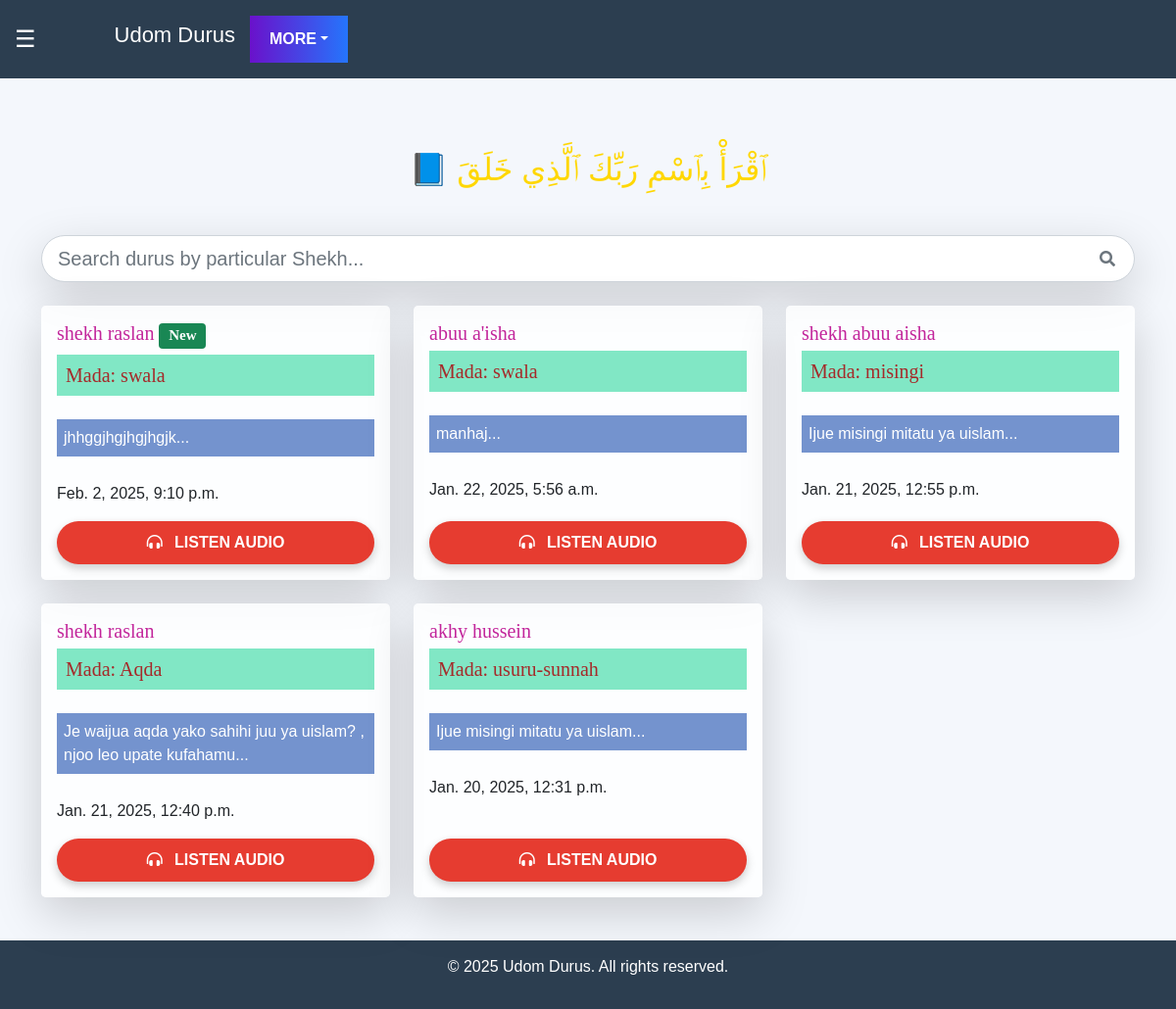
The page / on the database its author committed.
### durus/models.py (models this page shows, shortened)
class Lesson(models.Model):
    Shekh = models.CharField(max_length=200)
    Topic = models.CharField(max_length=200, default='')
    Description = models.CharField(max_length=300, default='')
    date_created = models.DateTimeField(auto_now_add=True)
    audio = models.FileField(upload_to='audio_files/', null=True, blank=True)
    Book = models.FileField(upload_to='downloadable_files/', null=True, blank=True)

### durus/views.py (the view)
# urls.py: path('',views.home, name='home'),
def home(request):
    lessons = Lesson.objects.all().order_by('-date_created')
    for lesson in lessons:
        if lesson == lessons[0]:
            lesson.is_new = True  # Add a custom attribute to indicate 'New'
        else:
            lesson.is_new = False
    return render(request, 'durus/home.html', {'lessons': lessons})

### durus/templates/durus/home.html (shortened to what this page needs)
{% extends 'durus/base.html' %}
{% block content %}
{% load static %}
<link href="https://cdnjs.cloudflare.com/ajax/libs/font-awesome/5.15.4/css/all.min.css" rel="stylesheet">
<video class="video-background" autoplay loop muted>
    <source src="{% static 'videos/jid6.mp4' %}" type="video/mp4">
</video>
<div class="container mt-5">
    <h2 class="text-center mb-5 text-primary" style="color: gold !important;">📘 ٱقْرَأْ بِٱسْمِ رَبِّكَ ٱلَّذِي خَلَقَ</h2>
    <div class="mb-4 position-relative">
        <input
            type="text"
            class="form-control form-control-lg shadow-lg rounded-pill"
            placeholder="Search durus by particular Shekh..."
            id="searchInput"
            onkeyup="searchLessons()"
            style="padding-right: 3.5rem;"
        />
    </div>
    <div class="row" id="lessonList">
        {% for lesson in lessons %}
        <div class="col-md-4 mb-4">
            <div class="card h-100 shadow-lg border-0 rounded-3" style="background: rgba(255, 255, 255, 0.8);">
                <div class="card-body d-flex flex-column">
                    <h5 class="card-title text-primary" style="color: rgb(194, 37, 155) !important; font-family: 'Arial Narrow Bold', cursive;">
                        {{ lesson.Shekh }}
                        {% if lesson.is_new %}
                        <span class="badge bg-success ml-2">New</span>
                        {% endif %}
                        <p style="font-family: 'Times New Roman', Times, serif; color: brown; background-color: rgb(129, 231, 197); padding: 9px; margin-top: 6px;">Mada: {{lesson.Topic}}</p>
                    </h5>
                    <p style="background-color:rgb(116, 147, 206); padding: 7px; color: white;">{{ lesson.Description|slice:":100" }}...</p>
                    <p style="padding-top: 10px;">{{lesson.date_created}}</p>
                    <a href="{% url 'lesson_audio' lesson.id %}" class="btn btn-listen mt-auto">
                        <i class="fas fa-headphones-alt"></i> Listen Audio
                    </a>
                </div>
            </div>
        </div>
        {% endfor %}
    </div>
</div>
{% endblock %}

### durus/templates/durus/base.html (shortened to what this page needs)
<!DOCTYPE html>
<html lang="en">
<head>
    {% load static %}
    <link rel="stylesheet" href="{% static 'css/bootstrap.min.css' %}">
</head>
<body class="loading">
    <button class="sidebar-toggle-btn" onclick="toggleSidebar()">☰</button>
    <header>
        <button class="sidebar-toggle-btn" onclick="toggleSidebar()">☰</button>
        <div class="video-logo">
            <video autoplay muted loop>
                <source src="{% static 'videos/jid10.mp4' %}" type="video/mp4">
            </video>
        </div>
        <h1>Udom Durus</h1>
        <nav>
            <div class="dropdown">
                <a href="#" class="dropdown-toggle">More</a>
            </div>
        </nav>
    </header>
    <div class="content">
        {% block content %}{% endblock %}
    </div>
    <footer>
        <p>&copy; 2025 Udom Durus. All rights reserved.</p>
    </footer>
</body>
</html>

### durus/templates/durus/base.html (style rules this page uses)
* { margin: 0; padding: 0; box-sizing: border-box; }
html, body { height: 100%; display: flex; flex-direction: column; }
body { font-family: Arial, sans-serif; background-color: #f4f7fc; overflow-x: hidden; }
header { position: fixed; top: 0; left: 0; width: 100%; background-color: #2c3e50; color: white; padding: 15px; display: flex; align-items: center; z-index: 100; }
header h1 { font-size: 22px; margin-left: 10px; }
header nav a { color: white; text-decoration: none; margin-left: 15px; font-size: 16px; }
.video-logo { width: 50px; height: 50px; margin-left: 10px; overflow: hidden; border-radius: 50%; display: flex; justify-content: center; align-items: center; }
.video-logo video { width: 100%; height: 100%; object-fit: cover; }
.content { flex: 1; margin-top: 50px; padding: 20px; }
footer { background-color: #2c3e50; color: white; padding: 15px; text-align: center; width: 100%; }
.sidebar-toggle-btn { font-size: 24px; background: none; border: none; color: white; cursor: pointer; margin-right: 10px; }
.dropdown { position: relative; display: inline-block; }
.dropdown-toggle { display: inline-block; padding: 12px 20px; background: linear-gradient(90deg, #6a11cb, #2575fc); color: white; text-decoration: none; font-size: 16px; font-weight: bold; border-radius: 0; transition: background-color 0.3s ease, transform 0.2s ease; text-transform: uppercase; }

### durus/templates/durus/home.html (style rules this page uses)
.video-background { position: fixed; top: 0; left: 0; width: 100%; height: 95%; z-index: -1; object-fit: cover; }
.btn-listen { display: inline-block; background-color: #e63c30; color: #fff; font-size: 16px; font-weight: bold; text-transform: uppercase; padding: 10px 20px; border: none; border-radius: 50px; text-align: center; text-decoration: none; transition: all 0.3s ease; box-shadow: 0 4px 10px rgba(0, 0, 0, 0.2); }
.btn-listen i { margin-right: 8px; }

### rows shown on the page
Lesson: Shekh "shekh raslan", shows "New", Topic "swala", Description "jhhggjhgjhgjhgjk", date_created "Feb. 2, 2025, 9:10 p.m."
Lesson: Shekh "abuu a'isha", Topic "swala", Description "manhaj", date_created "Jan. 22, 2025, 5:56 a.m."
Lesson: Shekh "shekh abuu aisha", Topic "misingi", Description "Ijue misingi mitatu ya uislam", date_created "Jan. 21, 2025, 12:55 p.m."
Lesson: Shekh "shekh raslan", Topic "Aqda", Description "Je waijua aqda yako sahihi juu ya uislam? , njoo leo upate kufahamu", date_created "Jan. 21, 2025, 12:40 p.m."
Lesson: Shekh "akhy hussein", Topic "usuru-sunnah", Description "Ijue misingi mitatu ya uislam", date_created "Jan. 20, 2025, 12:31 p.m."
